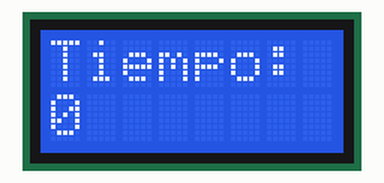
Simulated run of this sketch. Board: Arduino Uno, built with avr-gcc and run on an emulated ATmega328P. On the bench: 8×2 character LCD.

Above: at 0.1 s.
At 4.1 s:
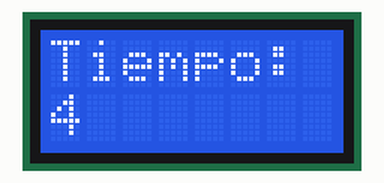
At 9.1 s:
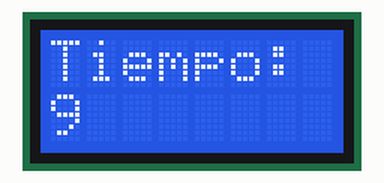
At 19.1 s:
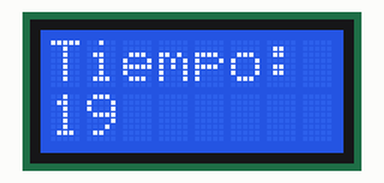
At 29.1 s:
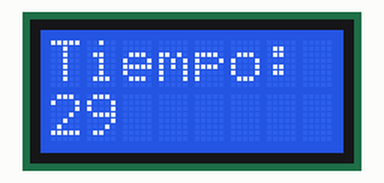
At 39.1 s:
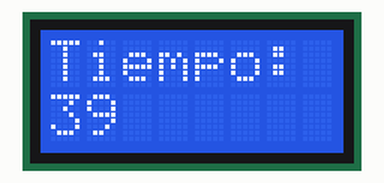

Measured:
- what the display in image 1 shows lasts 1.0 s, from 4.0 s to 5.0 s

The sketch:

LCD.ino
```cpp
// (licence header left out)
#include <LiquidCrystal.h>
LiquidCrystal lcd(12, 11, 5, 4, 3, 2);

/**********************************************************************************************************
 *  Nombre:      Setup
 *  Retornos:    Nada
 *  Parametros:  Nada
 *  Descripcion: Función de configuración.
**********************************************************************************************************/
void setup() {
  lcd.begin(8, 2);
  lcd.print("Tiempo:");
}

/**********************************************************************************************************
 *  Nombre:      Loop
 *  Retorna:     Nada
 *  Parametros:  Nada
 *  Descripcion: Loop general.
 **********************************************************************************************************/
void loop(){
  lcd.setCursor(0, 1);
  lcd.print(millis()/1000);
}
```
